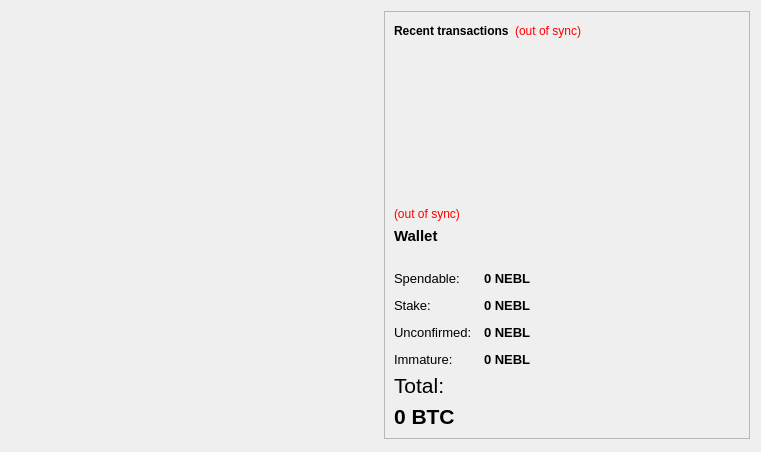
<?xml version="1.0" encoding="UTF-8"?>
<ui version="4.0">
 <class>OverviewPage</class>
 <widget class="QWidget" name="OverviewPage">
  <property name="geometry">
   <rect>
    <x>0</x>
    <y>0</y>
    <width>761</width>
    <height>452</height>
   </rect>
  </property>
  <property name="windowTitle">
   <string>Form</string>
  </property>
  <layout class="QHBoxLayout" name="horizontalLayout" stretch="1,1">
   <item>
    <layout class="QVBoxLayout" name="verticalLayout_2">
     <item>
      <widget class="QFrame" name="frame">
       <property name="frameShape">
        <enum>QFrame::NoFrame</enum>
       </property>
       <property name="frameShadow">
        <enum>QFrame::Raised</enum>
       </property>
       <property name="lineWidth">
        <number>0</number>
       </property>
       <layout class="QVBoxLayout" name="verticalLayout_4">
        <item>
         <layout class="QHBoxLayout" name="horizontalLayout_4"/>
        </item>
       </layout>
      </widget>
     </item>
     <item>
      <spacer name="verticalSpacer">
       <property name="orientation">
        <enum>Qt::Vertical</enum>
       </property>
       <property name="sizeHint" stdset="0">
        <size>
         <width>20</width>
         <height>40</height>
        </size>
       </property>
      </spacer>
     </item>
    </layout>
   </item>
   <item>
    <layout class="QVBoxLayout" name="verticalLayout_3">
     <item>
      <widget class="QFrame" name="frame_2">
       <property name="frameShape">
        <enum>QFrame::StyledPanel</enum>
       </property>
       <property name="frameShadow">
        <enum>QFrame::Raised</enum>
       </property>
       <layout class="QVBoxLayout" name="verticalLayout">
        <item>
         <layout class="QHBoxLayout" name="horizontalLayout_2">
          <item>
           <widget class="QLabel" name="label_4">
            <property name="text">
             <string>&lt;b&gt;Recent transactions&lt;/b&gt;</string>
            </property>
           </widget>
          </item>
          <item>
           <widget class="QLabel" name="labelTransactionsStatus">
            <property name="toolTip">
             <string>The displayed information may be out of date. Your wallet automatically synchronizes with the cryptocoin network after a connection is established, but this process has not completed yet.</string>
            </property>
            <property name="styleSheet">
             <string notr="true">QLabel { color: red; }</string>
            </property>
            <property name="text">
             <string notr="true">(out of sync)</string>
            </property>
            <property name="alignment">
             <set>Qt::AlignRight|Qt::AlignTrailing|Qt::AlignVCenter</set>
            </property>
           </widget>
          </item>
          <item>
           <spacer name="horizontalSpacer">
            <property name="orientation">
             <enum>Qt::Horizontal</enum>
            </property>
            <property name="sizeHint" stdset="0">
             <size>
              <width>40</width>
              <height>20</height>
             </size>
            </property>
           </spacer>
          </item>
         </layout>
        </item>
        <item>
         <widget class="QListView" name="listTransactions">
          <property name="styleSheet">
           <string notr="true">QListView { background: transparent; }</string>
          </property>
          <property name="frameShape">
           <enum>QFrame::NoFrame</enum>
          </property>
          <property name="verticalScrollBarPolicy">
           <enum>Qt::ScrollBarAlwaysOff</enum>
          </property>
          <property name="horizontalScrollBarPolicy">
           <enum>Qt::ScrollBarAlwaysOff</enum>
          </property>
          <property name="selectionMode">
           <enum>QAbstractItemView::NoSelection</enum>
          </property>
         </widget>
        </item>
        <item>
         <widget class="QLabel" name="labelWalletStatus">
          <property name="toolTip">
           <string>The displayed information may be out of date. Your wallet automatically synchronizes with the cryptocoin network after a connection is established, but this process has not completed yet.</string>
          </property>
          <property name="styleSheet">
           <string notr="true">QLabel { color: red; }</string>
          </property>
          <property name="text">
           <string notr="true">(out of sync)</string>
          </property>
          <property name="alignment">
           <set>Qt::AlignLeading|Qt::AlignLeft|Qt::AlignVCenter</set>
          </property>
         </widget>
        </item>
        <item>
         <widget class="QLabel" name="label_5">
          <property name="font">
           <font>
            <pointsize>11</pointsize>
            <weight>75</weight>
            <bold>true</bold>
           </font>
          </property>
          <property name="text">
           <string>Wallet</string>
          </property>
         </widget>
        </item>
        <item>
         <spacer name="horizontalSpacer_2">
          <property name="orientation">
           <enum>Qt::Horizontal</enum>
          </property>
          <property name="sizeHint" stdset="0">
           <size>
            <width>40</width>
            <height>20</height>
           </size>
          </property>
         </spacer>
        </item>
        <item>
         <layout class="QFormLayout" name="formLayout_2">
          <property name="fieldGrowthPolicy">
           <enum>QFormLayout::AllNonFixedFieldsGrow</enum>
          </property>
          <property name="horizontalSpacing">
           <number>12</number>
          </property>
          <property name="verticalSpacing">
           <number>12</number>
          </property>
          <item row="0" column="0">
           <widget class="QLabel" name="label">
            <property name="font">
             <font>
              <pointsize>10</pointsize>
             </font>
            </property>
            <property name="text">
             <string>Spendable:</string>
            </property>
           </widget>
          </item>
          <item row="0" column="1">
           <widget class="QLabel" name="labelBalance">
            <property name="font">
             <font>
              <pointsize>10</pointsize>
              <weight>75</weight>
              <bold>true</bold>
             </font>
            </property>
            <property name="cursor">
             <cursorShape>IBeamCursor</cursorShape>
            </property>
            <property name="toolTip">
             <string>Your current spendable balance</string>
            </property>
            <property name="text">
             <string notr="true">0 NEBL</string>
            </property>
            <property name="textInteractionFlags">
             <set>Qt::LinksAccessibleByMouse|Qt::TextSelectableByKeyboard|Qt::TextSelectableByMouse</set>
            </property>
           </widget>
          </item>
          <item row="1" column="0">
           <widget class="QLabel" name="label_6">
            <property name="font">
             <font>
              <pointsize>10</pointsize>
             </font>
            </property>
            <property name="text">
             <string>Stake:</string>
            </property>
           </widget>
          </item>
          <item row="1" column="1">
           <widget class="QLabel" name="labelStake">
            <property name="font">
             <font>
              <pointsize>10</pointsize>
              <weight>75</weight>
              <bold>true</bold>
             </font>
            </property>
            <property name="cursor">
             <cursorShape>IBeamCursor</cursorShape>
            </property>
            <property name="toolTip">
             <string>Total number of tokens that were staked, and do not yet count toward the current balance</string>
            </property>
            <property name="text">
             <string notr="true">0 NEBL</string>
            </property>
            <property name="textInteractionFlags">
             <set>Qt::LinksAccessibleByMouse|Qt::TextSelectableByKeyboard|Qt::TextSelectableByMouse</set>
            </property>
           </widget>
          </item>
          <item row="2" column="0">
           <widget class="QLabel" name="label_3">
            <property name="font">
             <font>
              <pointsize>10</pointsize>
             </font>
            </property>
            <property name="text">
             <string>Unconfirmed:</string>
            </property>
           </widget>
          </item>
          <item row="2" column="1">
           <widget class="QLabel" name="labelUnconfirmed">
            <property name="font">
             <font>
              <pointsize>10</pointsize>
              <weight>75</weight>
              <bold>true</bold>
             </font>
            </property>
            <property name="cursor">
             <cursorShape>IBeamCursor</cursorShape>
            </property>
            <property name="toolTip">
             <string>Total of transactions that have yet to be confirmed, and do not yet count toward the current balance</string>
            </property>
            <property name="text">
             <string notr="true">0 NEBL</string>
            </property>
            <property name="textInteractionFlags">
             <set>Qt::LinksAccessibleByMouse|Qt::TextSelectableByKeyboard|Qt::TextSelectableByMouse</set>
            </property>
           </widget>
          </item>
          <item row="3" column="0">
           <widget class="QLabel" name="labelImmatureText">
            <property name="font">
             <font>
              <pointsize>10</pointsize>
             </font>
            </property>
            <property name="text">
             <string>Immature:</string>
            </property>
           </widget>
          </item>
          <item row="3" column="1">
           <widget class="QLabel" name="labelImmature">
            <property name="font">
             <font>
              <pointsize>10</pointsize>
              <weight>75</weight>
              <bold>true</bold>
             </font>
            </property>
            <property name="toolTip">
             <string>Mined balance that has not yet matured</string>
            </property>
            <property name="text">
             <string notr="true">0 NEBL</string>
            </property>
            <property name="textInteractionFlags">
             <set>Qt::LinksAccessibleByMouse|Qt::TextSelectableByKeyboard|Qt::TextSelectableByMouse</set>
            </property>
           </widget>
          </item>
         </layout>
        </item>
        <item>
         <widget class="QLabel" name="labelTotalText">
          <property name="font">
           <font>
            <family>Arial</family>
            <pointsize>16</pointsize>
           </font>
          </property>
          <property name="text">
           <string>Total:</string>
          </property>
         </widget>
        </item>
        <item>
         <widget class="QLabel" name="labelTotal">
          <property name="font">
           <font>
            <family>Arial</family>
            <pointsize>16</pointsize>
            <weight>75</weight>
            <bold>true</bold>
           </font>
          </property>
          <property name="cursor">
           <cursorShape>IBeamCursor</cursorShape>
          </property>
          <property name="toolTip">
           <string>Your current total balance</string>
          </property>
          <property name="text">
           <string notr="true">0 BTC</string>
          </property>
          <property name="textInteractionFlags">
           <set>Qt::LinksAccessibleByMouse|Qt::TextSelectableByKeyboard|Qt::TextSelectableByMouse</set>
          </property>
         </widget>
        </item>
       </layout>
      </widget>
     </item>
     <item>
      <spacer name="verticalSpacer_2">
       <property name="orientation">
        <enum>Qt::Vertical</enum>
       </property>
       <property name="sizeHint" stdset="0">
        <size>
         <width>20</width>
         <height>40</height>
        </size>
       </property>
      </spacer>
     </item>
    </layout>
   </item>
  </layout>
 </widget>
 <resources/>
 <connections/>
</ui>
